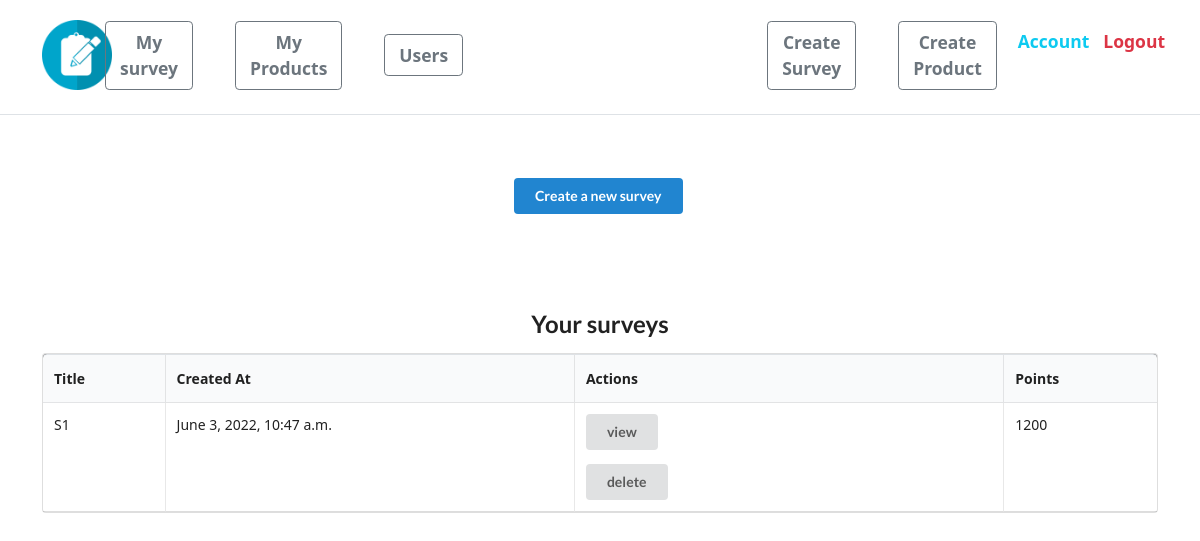
The app's page /surveys/ (signed in), older data.
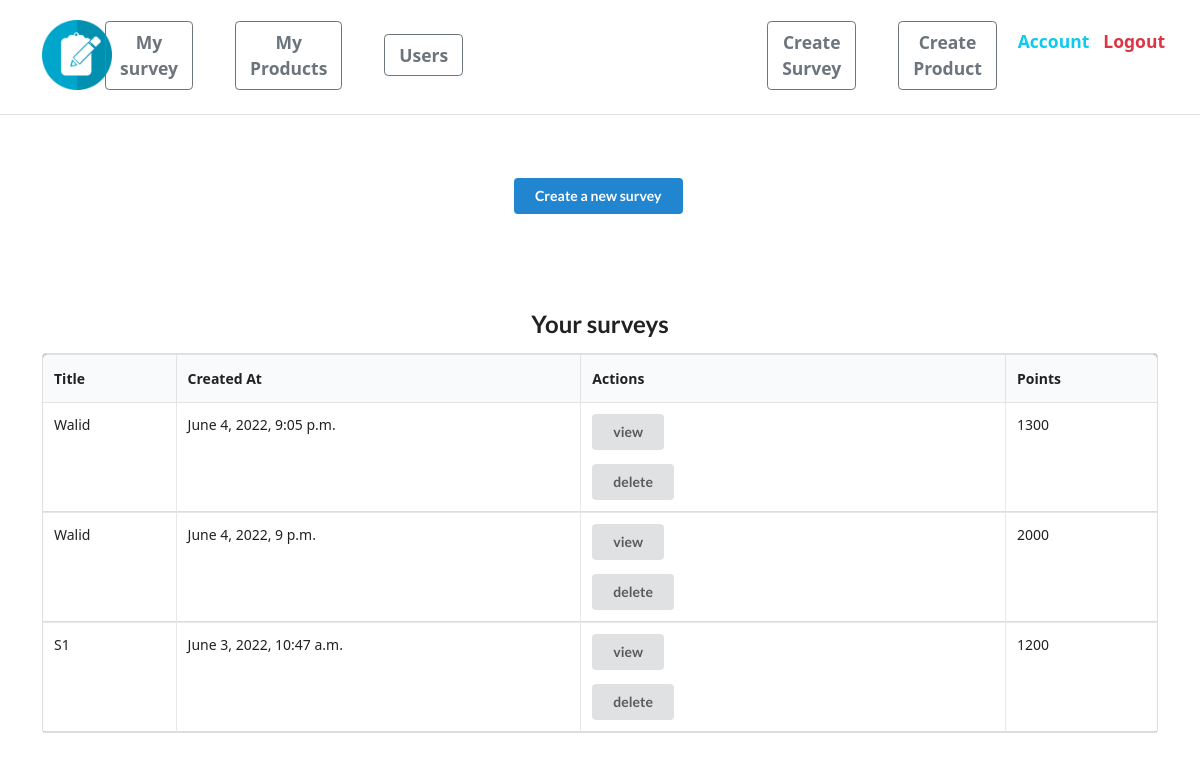
The same page, newer data.
### survey/models.py (models this page shows)
class Survey(models.Model):
    title = models.CharField(max_length=64)
    is_active = models.BooleanField(default=False)
    creator = models.ForeignKey(Account, on_delete=models.CASCADE)
    created_at = models.DateTimeField(default=timezone.now)
    points = models.IntegerField(default=0)

### survey/views.py (the view)
# urls.py: path('surveys/', survey_list, name='surveys'),
@login_required
def survey_list(request):
    if request.user.is_admin:
        surveys = Survey.objects.filter(
            creator=request.user).order_by("-created_at").all()
        return render(request, "survey/list.html", {"surveys": surveys})
    else:
        return redirect("list")

### survey/templates/survey/list.html (shortened to what this page needs)
{% extends "base.html" %}
{% block content %}
<div class="ui center aligned basic very padded segment">
    <a href="{% url 'create' %}">
        <div class="ui primary button">Create a new survey</div>
    </a>
</div>
<div class="ui center aligned basic very padded segment">
    {% if surveys %}
    <h2 class="ui header">Your surveys</h2>
    <table class="ui celled table">
        <thead>
            <tr class="bg-black">
                <th>Title</th>
                <th>Created At</th>
                <th>Actions</th>
                <th>Points</th>
            </tr>
        </thead>
        <tbody>
            {% for survey in surveys %}
            <tr>
                <td>{{ survey.title }}</td>
                <td>{{ survey.created_at }}</td>
                <td>
                    {% if survey.is_active %}
                    <a href="{% url 'detail' survey.pk %}">
                        <div class="ui button mb-3">view</div>
                    </a>
                    {% else %}
                    <a href="{% url 'edit' survey.pk %}">
                        <div class="ui button">edit</div>
                    </a>
                    {% endif %}
                    <form method="post" action="{% url 'delete' survey.pk %}" style="display: inline-block;">
                        <button class=" ui button">delete</button>
                    </form>
                </td>
                <td> {{survey.points}} </td>
            </tr>
            {% endfor %}
        </tbody>
    </table>
    {% else %}
    <h2 class="ui header">Your surveys
        <div class="sub header">You don't have any surveys yet, try creating one first.</div>
    </h2>
    {% endif %}
</div>
{% endblock %}

Row changes from the older to the newer data that the page shows:
added Survey: title "Walid", created_at "June 4, 2022, 9:05 p.m.", is_active "view", points "1300"
added Survey: title "Walid", created_at "June 4, 2022, 9 p.m.", is_active "view", points "2000"
